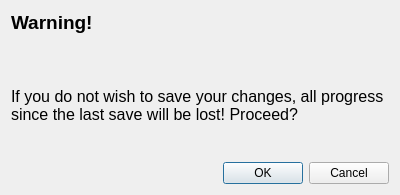
<?xml version="1.0" encoding="UTF-8"?>
<ui version="4.0">
 <class>GenericWarningDialog</class>
 <widget class="QDialog" name="GenericWarningDialog">
  <property name="geometry">
   <rect>
    <x>0</x>
    <y>0</y>
    <width>400</width>
    <height>195</height>
   </rect>
  </property>
  <property name="windowTitle">
   <string>Dialog</string>
  </property>
  <layout class="QVBoxLayout" name="verticalLayout">
   <item alignment="Qt::AlignTop">
    <widget class="QLabel" name="label_header">
     <property name="font">
      <font>
       <pointsize>14</pointsize>
       <bold>true</bold>
      </font>
     </property>
     <property name="text">
      <string>Warning!</string>
     </property>
    </widget>
   </item>
   <item alignment="Qt::AlignTop">
    <widget class="QLabel" name="label_2">
     <property name="font">
      <font>
       <pointsize>12</pointsize>
      </font>
     </property>
     <property name="text">
      <string>If you do not wish to save your changes, all progress since the last save will be lost! Proceed?</string>
     </property>
     <property name="wordWrap">
      <bool>true</bool>
     </property>
    </widget>
   </item>
   <item>
    <widget class="QDialogButtonBox" name="buttonBox">
     <property name="orientation">
      <enum>Qt::Horizontal</enum>
     </property>
     <property name="standardButtons">
      <set>QDialogButtonBox::Cancel|QDialogButtonBox::Ok</set>
     </property>
    </widget>
   </item>
  </layout>
 </widget>
 <resources/>
 <connections>
  <connection>
   <sender>buttonBox</sender>
   <signal>accepted()</signal>
   <receiver>GenericWarningDialog</receiver>
   <slot>accept()</slot>
   <hints>
    <hint type="sourcelabel">
     <x>248</x>
     <y>254</y>
    </hint>
    <hint type="destinationlabel">
     <x>157</x>
     <y>274</y>
    </hint>
   </hints>
  </connection>
  <connection>
   <sender>buttonBox</sender>
   <signal>rejected()</signal>
   <receiver>GenericWarningDialog</receiver>
   <slot>reject()</slot>
   <hints>
    <hint type="sourcelabel">
     <x>316</x>
     <y>260</y>
    </hint>
    <hint type="destinationlabel">
     <x>286</x>
     <y>274</y>
    </hint>
   </hints>
  </connection>
 </connections>
</ui>
